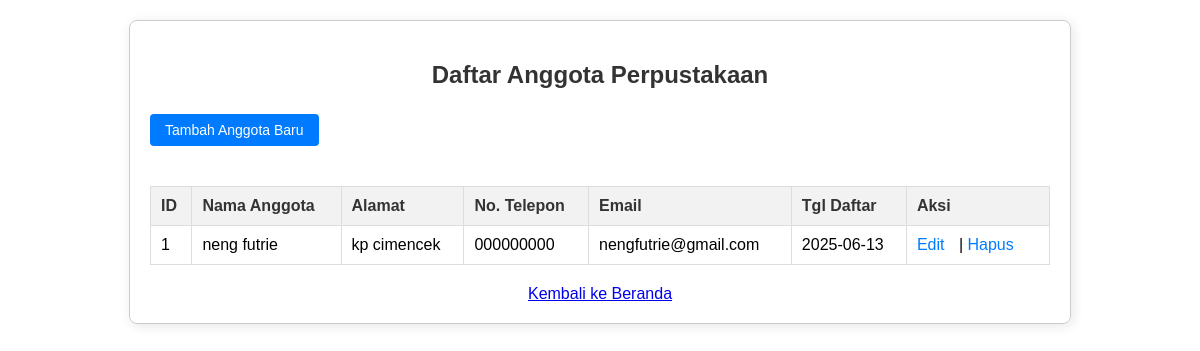
Page /daftar_anggota.php on the committed database.
### tables this page shows
CREATE TABLE `anggota` (
  `id_anggota` int(11) NOT NULL,
  `nama_anggota` varchar(255) NOT NULL,
  `alamat` text DEFAULT NULL,
  `nomor_telepon` varchar(20) DEFAULT NULL,
  `email` varchar(255) DEFAULT NULL,
  `tanggal_daftar` date NOT NULL
);

### daftar_anggota.php (the view, shortened to what this page needs)
<!DOCTYPE html>
<html lang="id">
<head>
</head>
<body>
    <div class="container">
        <h2>Daftar Anggota Perpustakaan</h2>
        <a href="tambah_anggota.php" class="add-button">Tambah Anggota Baru</a>
        <?php
        $sql = "SELECT id_anggota, nama_anggota, alamat, nomor_telepon, email, tanggal_daftar FROM Anggota ORDER BY nama_anggota ASC";
        $result = mysqli_query($koneksi, $sql);
        if (mysqli_num_rows($result) > 0) {
            echo "<table>";
            echo "<thead>";
            echo "<tr>";
            echo "<th>ID</th>";
            echo "<th>Nama Anggota</th>";
            echo "<th>Alamat</th>";
            echo "<th>No. Telepon</th>";
            echo "<th>Email</th>";
            echo "<th>Tgl Daftar</th>";
            echo "<th>Aksi</th>";
            echo "</tr>";
            echo "</thead>";
            echo "<tbody>";
            while ($row = mysqli_fetch_assoc($result)) {
                echo "<tr>";
                echo "<td>" . htmlspecialchars($row['id_anggota']) . "</td>";
                echo "<td>" . htmlspecialchars($row['nama_anggota']) . "</td>";
                echo "<td>" . htmlspecialchars($row['alamat']) . "</td>";
                echo "<td>" . htmlspecialchars($row['nomor_telepon']) . "</td>";
                echo "<td>" . htmlspecialchars($row['email']) . "</td>";
                echo "<td>" . htmlspecialchars($row['tanggal_daftar']) . "</td>";
                echo "<td class='action-links'>";
                echo "<a href='edit_anggota.php?id=" . htmlspecialchars($row['id_anggota']) . "'>Edit</a> | ";
                echo "<a href='hapus_anggota.php?id=" . htmlspecialchars($row['id_anggota']) . "' onclick=\"return confirm('Anda yakin ingin menghapus anggota ini?');\">Hapus</a>";
                echo "</td>";
                echo "</tr>";
            }
            echo "</tbody>";
            echo "</table>";
        } else {
            echo "<p class='no-data'>Tidak ada anggota yang ditemukan di database.</p>";
        }
        ?>
        <a href="index.php" class="back-link">Kembali ke Beranda</a>
    </div>
</body>
</html>

### daftar_anggota.php (style rules this page uses)
body { font-family: Arial, sans-serif; margin: 20px; }
.container { max-width: 900px; margin: 0 auto; padding: 20px; border: 1px solid #ccc; border-radius: 8px; box-shadow: 2px 2px 12px rgba(0,0,0,0.1); }
h2 { text-align: center; color: #333; margin-bottom: 25px; }
table { width: 100%; border-collapse: collapse; margin-top: 20px; }
table, th, td { border: 1px solid #ddd; padding: 10px; text-align: left; }
th { background-color: #f2f2f2; color: #333; }
.action-links a { margin-right: 10px; text-decoration: none; color: #007bff; }
.add-button { display: inline-block; background-color: #007bff; color: white; padding: 8px 15px; border: none; border-radius: 4px; text-decoration: none; font-size: 14px; margin-bottom: 20px; }
.back-link { display: block; text-align: center; margin-top: 20px; }

### rows in the picture
anggota: id_anggota "1", nama_anggota "neng futrie", alamat "kp cimencek", nomor_telepon "000000000", email "nengfutrie@gmail.com", tanggal_daftar "2025-06-13"
